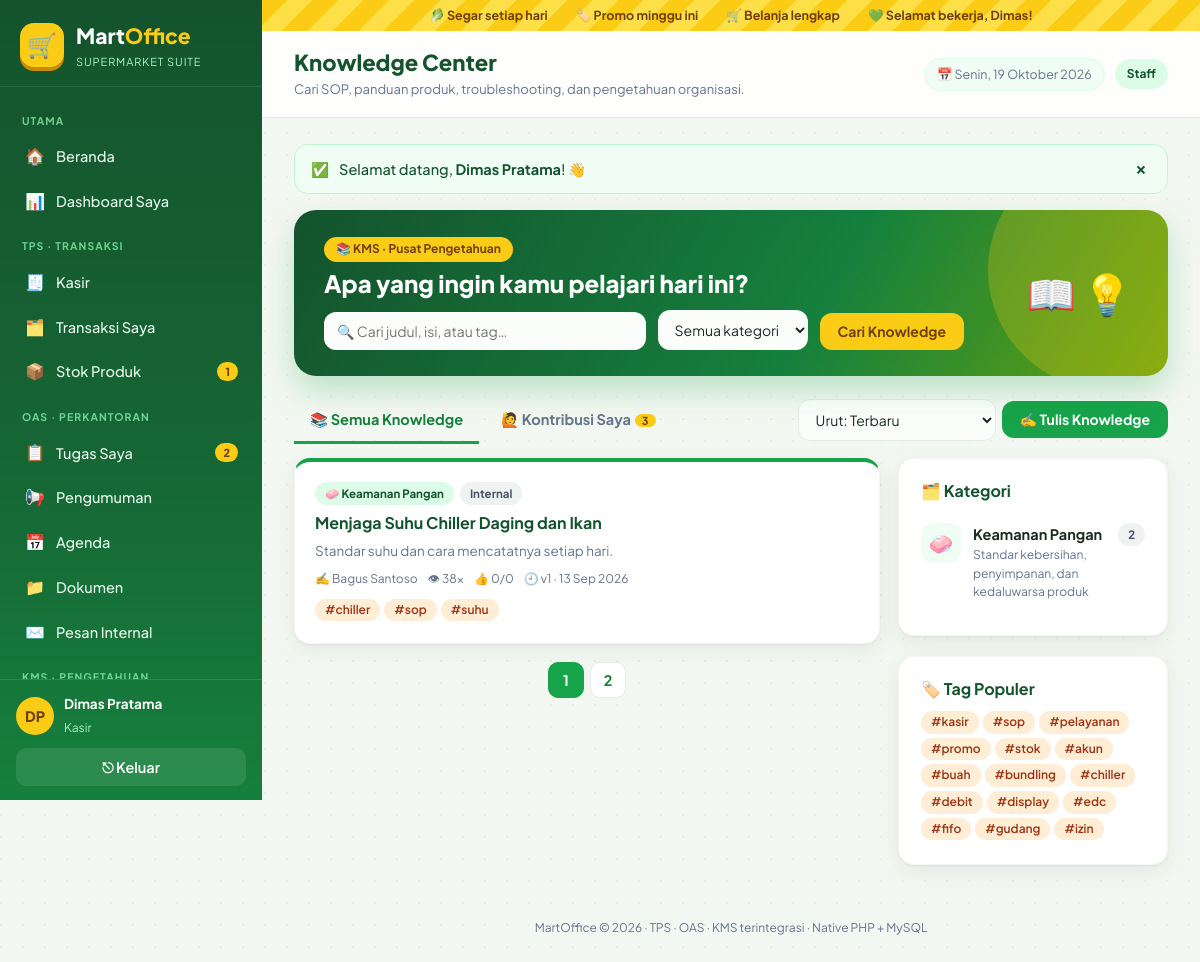
The app's page /kms/index.php (signed in) with its own data.
### tables this page shows
CREATE TABLE pegawai (
  id        INT AUTO_INCREMENT PRIMARY KEY,
  nama      VARCHAR(80)  NOT NULL,
  username  VARCHAR(40)  NOT NULL UNIQUE,
  password  VARCHAR(255) NOT NULL,
  role      ENUM('admin','manajer','staff') NOT NULL,
  jabatan   VARCHAR(60)  NULL,
  aktif     TINYINT(1)   NOT NULL DEFAULT 1,
  dibuat    DATETIME     NOT NULL DEFAULT CURRENT_TIMESTAMP
);

CREATE TABLE artikel_kms (
  id              INT AUTO_INCREMENT PRIMARY KEY,
  judul           VARCHAR(150) NOT NULL,
  id_kategori     INT NOT NULL,
  ringkasan       VARCHAR(255) NOT NULL,
  isi             TEXT NOT NULL,
  id_penulis      INT NOT NULL,
  status          ENUM('menunggu_review','published','ditolak') NOT NULL DEFAULT 'menunggu_review',
  visibilitas     ENUM('internal','terbatas') NOT NULL DEFAULT 'internal',
  id_reviewer     INT NULL,
  catatan_review  VARCHAR(255) NULL,
  versi           INT NOT NULL DEFAULT 1,
  dilihat         INT NOT NULL DEFAULT 0,
  dibuat          DATETIME NOT NULL DEFAULT CURRENT_TIMESTAMP,
  diperbarui      DATETIME NOT NULL DEFAULT CURRENT_TIMESTAMP ON UPDATE CURRENT_TIMESTAMP,
  FOREIGN KEY (id_kategori) REFERENCES kategori_kms(id),
  FOREIGN KEY (id_penulis)  REFERENCES pegawai(id),
  FOREIGN KEY (id_reviewer) REFERENCES pegawai(id)
);

CREATE TABLE kategori_kms (
  id         INT AUTO_INCREMENT PRIMARY KEY,
  nama       VARCHAR(60) NOT NULL UNIQUE,
  deskripsi  VARCHAR(200) NULL,
  ikon       VARCHAR(16) NOT NULL DEFAULT '📁',
  aktif      TINYINT(1) NOT NULL DEFAULT 1
);

### kms/index.php (the view, shortened to what the rows shown need)
<?php
require __DIR__ . '/../includes/app.php';
$boss = is_boss();
$tab  = pilih(get('tab'), ['semua', 'saya', 'review'], 'semua');
$kat  = (int) get('k');
$urut = pilih(get('urut'), ['baru', 'populer', 'membantu'], 'baru');
$w = []; $p = [];
if ($tab === 'semua') {
    $w[] = "a.status='published'";
    if (!$boss) $w[] = "a.visibilitas='internal'";
} elseif ($tab === 'saya') {
    $w[] = 'a.id_penulis=?'; $p[] = uid();
} else {
    $w[] = "a.status='menunggu_review'";
}
$order = ['baru' => 'a.diperbarui DESC', 'populer' => 'a.dilihat DESC, a.diperbarui DESC', 'membantu' => 'fb_ya DESC, a.dilihat DESC'][$urut];
$W = implode(' AND ', $w);
$total = (int) val("SELECT COUNT(*) FROM artikel_kms a WHERE $W", $p);
$pg = paginate($total, 12);
$artikel = rows("SELECT a.*, k.nama kn, k.ikon ki, p.nama pn,
        (SELECT COUNT(*) FROM feedback_kms f WHERE f.id_artikel=a.id AND f.membantu=1) fb_ya,
        (SELECT COUNT(*) FROM feedback_kms f WHERE f.id_artikel=a.id) fb_total,
        (SELECT GROUP_CONCAT(t.nama ORDER BY t.nama SEPARATOR ',') FROM artikel_tag x JOIN tag_kms t ON t.id=x.id_tag WHERE x.id_artikel=a.id) tags
    FROM artikel_kms a JOIN kategori_kms k ON k.id=a.id_kategori JOIN pegawai p ON p.id=a.id_penulis
    WHERE $W ORDER BY $order LIMIT ? OFFSET ?", array_merge($p, [$pg['per'], $pg['offset']]));
$visSql = $boss ? '' : " AND a.visibilitas='internal'";
$kategori = rows("SELECT k.*, (SELECT COUNT(*) FROM artikel_kms a WHERE a.id_kategori=k.id AND a.status='published'$visSql) n FROM kategori_kms k WHERE k.aktif=1 ORDER BY k.nama");
page_start($tab === 'review' ? 'Review Knowledge' : 'Knowledge Center', $tab === 'review' ? 'kms-review' : 'kms', 'Cari SOP, panduan produk, troubleshooting, dan pengetahuan organisasi.');
?>
<section class="hero-banner" style="background:linear-gradient(120deg,#14532d,#15803d 60%,#65a30d)">
  <div style="flex:1;min-width:0">
    <h2>Apa yang ingin kamu pelajari hari ini?</h2>
  </div>
</section>
<div class="grid" style="grid-template-columns:minmax(0,1fr) 270px;margin-top:16px" id="kmsLayout">
  <div>
    <?php if (!$artikel):
        $msg = ['semua' => ['📭', 'Belum ada knowledge yang cocok', 'Jadilah yang pertama berbagi — klik “Tulis Knowledge”.'],
                'saya' => ['✍️', 'Kamu belum menulis knowledge', 'Bagikan SOP, tips, atau solusi masalah yang kamu kuasai.'],
                'review' => ['🎉', 'Tidak ada antrean review', 'Semua kontribusi staff sudah ditinjau.']][$tab];
        echo '<div class="card">' . empty_state(...$msg) . '</div>';
    else: ?>
    <div class="kms-grid">
      <?php foreach ($artikel as $a): ?>
      <article class="kcard <?= e($a['status']) ?>">
        <div class="actions"><?= badge($a['ki'] . ' ' . $a['kn'], 'g') ?><?= status_badge($a['visibilitas']) ?><?= $a['status'] !== 'published' ? status_badge($a['status']) : '' ?></div>
        <h3><a href="<?= url('kms/view.php?id=' . $a['id']) ?>"><?= e($a['judul']) ?></a></h3>
        <p><?= e($a['ringkasan']) ?></p>
        <div class="kmeta"><span>✍️ <?= e($a['pn']) ?></span><span>👁 <?= angka($a['dilihat']) ?>x</span><span>👍 <?= $a['fb_ya'] ?>/<?= $a['fb_total'] ?></span><span>🕘 v<?= $a['versi'] ?> · <?= lalu($a['diperbarui']) ?></span></div>
        <div><?= tag_chips(array_filter(explode(',', $a['tags'] ?? ''))) ?></div>
      </article>
      <?php endforeach; ?>
    </div>
    <?php endif; ?>
  </div>
  <aside>
    <div class="card">
      <div class="list">
        <?php foreach ($kategori as $k): ?>
          <a class="li" href="?tab=semua&k=<?= $k['id'] ?>" style="text-decoration:none;<?= $kat === (int) $k['id'] ? 'background:var(--gxl);border-radius:10px' : '' ?>">
            <span class="li-ic"><?= e($k['ikon']) ?></span><div class="li-body"><b><?= e($k['nama']) ?></b><small><?= e($k['deskripsi']) ?></small></div><span class="badge n"><?= $k['n'] ?></span>
          </a>
        <?php endforeach; ?>
      </div>
    </div>
  </aside>
</div>
<?php page_end();

### includes/layout.php (shortened to what the rows shown need)
<?php
function page_start(string $title, string $active = '', string $subtitle = ''): void
{
    $u = me();
    ?><!doctype html>
<html lang="id">
<head>
<link rel="stylesheet" href="<?= url('assets/css/style.css') ?>">
</head>
<body>
<div class="shell">
  <aside class="side<?= strncmp($active, 'mis', 3) === 0 ? ' compact' : '' ?>" id="side">
    <div class="side-foot">
      <div class="me">
        <span class="avatar"><?= e(inisial($u['nama'])) ?></span>
        <div><b><?= e($u['nama']) ?></b><small><?= e($u['jabatan'] ?: ucfirst($u['role'])) ?></small></div>
      </div>
    </div>
  </aside>
  <div class="main">
    <div class="promo-strip">
      <span>🥬 Segar setiap hari</span><span>🏷️ Promo minggu ini</span><span>🛒 Belanja lengkap</span><span>💚 Selamat bekerja, <?= e(explode(' ', $u['nama'])[0]) ?>!</span>
    </div>
    <header class="topbar">
      <div class="tb-title">
        <h1><?= e($title) ?></h1>
      </div>
      <div class="tb-right">
        <span class="today">📅 <?= tgl_panjang() ?></span>
        <span class="role-pill <?= e($u['role']) ?>"><?= e(ucfirst($u['role'])) ?></span>
      </div>
    </header>
    <main class="content">
<?php
}
function page_end(): void
{
    ?>
    </main>
  </div>
</div>
</body>
</html>
<?php
}

### includes/functions.php (shortened to what the rows shown need)
<?php
function db(): mysqli
{
    static $db = null;
    if ($db === null) {
        try {
            $db = new mysqli(DB_HOST, DB_USER, DB_PASS, DB_NAME, DB_PORT);
        } catch (mysqli_sql_exception $ex) {
            fatal_page('Database belum siap',
                'MartOffice tidak dapat terhubung ke database <b>' . DB_NAME . '</b>.<br>'
                . 'Pastikan MySQL di XAMPP sudah <b>Start</b> dan file <code>database.sql</code> sudah dijalankan.<br>'
                . '<small>Detail: ' . e($ex->getMessage()) . '</small>');
        }
        $db->set_charset('utf8mb4');
        $db->query("SET time_zone = '+07:00'");
    }
    return $db;
}
function q(string $sql, array $p = [])
{
    $st = db()->prepare($sql);
    if ($p) {
        $types = '';
        foreach ($p as $v) $types .= is_int($v) ? 'i' : (is_float($v) ? 'd' : 's');
        $st->bind_param($types, ...$p);
    }
    $st->execute();
    $res = $st->get_result();
    return $res === false ? $st : $res;
}
function rows(string $sql, array $p = []): array { return q($sql, $p)->fetch_all(MYSQLI_ASSOC); }
function row(string $sql, array $p = []): ?array { return q($sql, $p)->fetch_assoc() ?: null; }
function val(string $sql, array $p = []) { $r = q($sql, $p)->fetch_row(); return $r ? $r[0] : null; }
function e($v): string { return htmlspecialchars((string) ($v ?? ''), ENT_QUOTES, 'UTF-8'); }
function angka($n): string { return number_format((float) $n, 0, ',', '.'); }
function tgl($dt, bool $jam = true): string
{
    $bln = ['', 'Jan', 'Feb', 'Mar', 'Apr', 'Mei', 'Jun', 'Jul', 'Agu', 'Sep', 'Okt', 'Nov', 'Des'];
    $t = strtotime($dt);
    return date('j', $t) . ' ' . $bln[(int) date('n', $t)] . ' ' . date('Y', $t) . ($jam ? ' · ' . date('H:i', $t) : '');
}
function tgl_panjang($dt = null): string
{
    $hari = ['Minggu', 'Senin', 'Selasa', 'Rabu', 'Kamis', 'Jumat', 'Sabtu'];
    $bln = ['', 'Januari', 'Februari', 'Maret', 'April', 'Mei', 'Juni', 'Juli', 'Agustus', 'September', 'Oktober', 'November', 'Desember'];
    $t = $dt ? strtotime($dt) : time();
    return $hari[(int) date('w', $t)] . ', ' . date('j', $t) . ' ' . $bln[(int) date('n', $t)] . ' ' . date('Y', $t);
}
function lalu($dt): string
{
    $d = time() - strtotime($dt);
    return tgl($dt, false);
}
function inisial(string $nama): string
{
    $p = preg_split('/\s+/', trim($nama));
    return strtoupper(mb_substr($p[0] ?? '?', 0, 1) . mb_substr($p[1] ?? '', 0, 1));
}
function badge(string $text, string $tone = 'g'): string
{
    return '<span class="badge ' . $tone . '">' . e($text) . '</span>';
}
function status_badge(string $s): string
{
    $map = [
        'published' => ['Published', 'g'], 'menunggu_review' => ['Menunggu review', 'y'], 'ditolak' => ['Ditolak', 'r'],
        'terbuka' => ['Terbuka', 'r'], 'proses' => ['Dikerjakan', 'y'], 'selesai' => ['Selesai', 'g'],
        'tunai' => ['Tunai', 'g'], 'debit' => ['Debit', 'b'], 'qris' => ['QRIS', 'p'],
        'rendah' => ['Rendah', 'n'], 'sedang' => ['Sedang', 'y'], 'tinggi' => ['Tinggi', 'r'],
        'internal' => ['Internal', 'n'], 'terbatas' => ['Terbatas', 'p'],
        'admin' => ['Admin', 'p'], 'manajer' => ['Manajer', 'b'], 'staff' => ['Staff', 'g'],
    ];
    [$t, $c] = $map[$s] ?? [$s, 'n'];
    return badge($t, $c);
}
function get(string $k, $def = '') { return is_string($_GET[$k] ?? null) ? trim($_GET[$k]) : $def; }
function pilih($v, array $boleh, $default) { return in_array($v, $boleh, true) ? $v : $default; }
function url(string $path = ''): string { return BASE_URL . '/' . ltrim($path, '/'); }
function me(): ?array { return $GLOBALS['ME'] ?? null; }
function role(): string { return me()['role'] ?? ''; }
function is_boss(): bool { return in_array(role(), ['admin', 'manajer'], true); }
function paginate(int $total, int $per = 15): array
{
    $pages = max(1, (int) ceil($total / $per));
    $page = min($pages, max(1, (int) get('hal', 1)));
    return ['page' => $page, 'pages' => $pages, 'per' => $per, 'offset' => ($page - 1) * $per, 'total' => $total];
}
function tag_chips(array $tags): string
{
    $h = '';
    foreach ($tags as $t) $h .= '<a class="chip-tag" href="' . url('kms/index.php?tag=' . urlencode($t)) . '">#' . e($t) . '</a>';
    return $h;
}

### records on screen
pegawai: nama "DP", nama "Dimas Pratama", jabatan "Kasir", nama "Dimas", role "Staff"
artikel_kms: text "🧼 Keamanan Pangan Internal", judul "Menjaga Suhu Chiller Daging dan Ikan", ringkasan "Standar suhu dan cara mencatatnya setiap hari.", id_penulis.nama "Bagus Santoso", dilihat "38", fb_ya "0", fb_total "0", versi "1", diperbarui "13 Sep 2026", t "chiller", t "sop", t "suhu"
kategori_kms: ikon "🧼", nama "Keamanan Pangan", deskripsi "Standar kebersihan, penyimpanan, dan kedaluwarsa produk", n "2"

### other values on screen
$label "UTAMA"
$ic "🏠"
$text "Beranda"
$ic "📊"
$text "Dashboard Saya"
$label "TPS · TRANSAKSI"
$ic "🧾"
$text "Kasir"
$ic "🗂️"
$text "Transaksi Saya"
$ic "📦"
$text "Stok Produk"
$count "1"
$label "OAS · PERKANTORAN"
$ic "📋"
